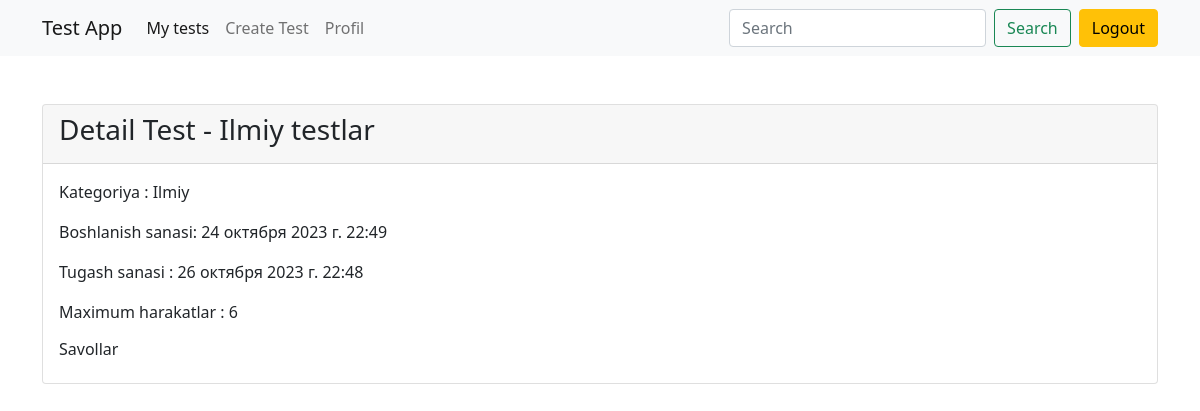
The app's page /detail_test/5839b13a-b457-40d7-b931-bd72b358bb13/ (signed in), older data.
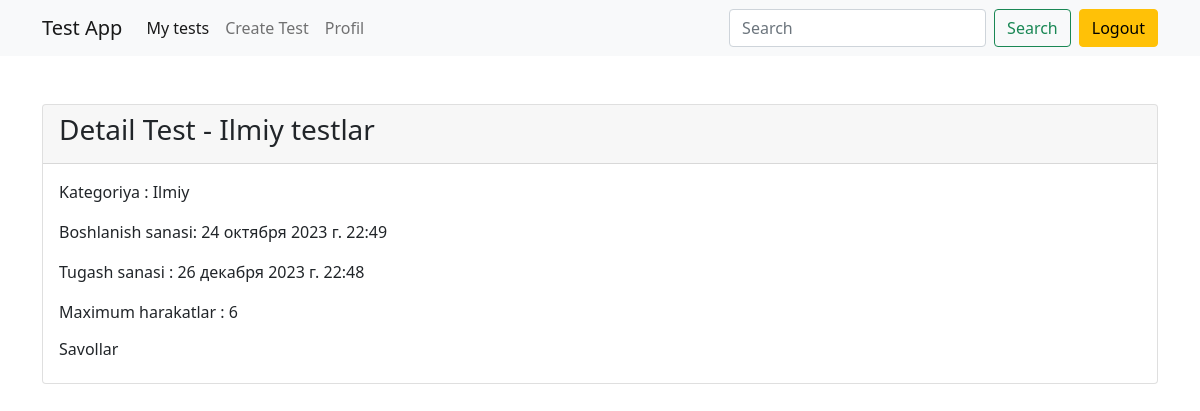
The same page, newer data.
### main/models.py (models this page shows, shortened)
class Test(models.Model):
    id = models.UUIDField(primary_key=True, default=uuid.uuid4, editable=False)
    author = models.ForeignKey(User, on_delete=models.CASCADE, verbose_name="avtor")
    category = models.ForeignKey(Category, on_delete=models.CASCADE, verbose_name="kategoriya")
    title = models.CharField(max_length=250, verbose_name="sarlavha")
    max_attemps = models.PositiveIntegerField(verbose_name="maksimum harakatlar soni")
    pass_percentage = models.PositiveIntegerField(default=60)
    start_date = models.DateTimeField(default=timezone.now, verbose_name="boshlanish sanasi")
    end_date = models.DateTimeField(default=(timezone.now()+timezone.timedelta(days=2)), verbose_name="tugatish sanasi")
    class Meta:
        verbose_name = "Test"
        verbose_name_plural = "Testlar"

class Category(models.Model):
    name = models.CharField(max_length=60, verbose_name="nomi")
    def __str__(self):
        return str(self.name)
    class Meta:
        verbose_name = "Kategoriya"
        verbose_name_plural = "Kategoriyalar"

### main/views.py (the view)
# urls.py: path("detail_test/<uuid:test_id>/", detail_test, name="detail_test"),
@login_required(login_url="login")
def detail_test(request, test_id):
    test = Test.objects.get(id=test_id)
    questions = Question.objects.filter(test=test)
    return render(request, "detail_test.html", {"test":test, "questions":questions})

### templates/detail_test.html (shortened to what this page needs)
{% extends "base.html" %}
{% load crispy_forms_tags %}
{% block content %}
    <div class="card mt-5">
        <div class="card-header">
            <h3>Detail Test - {{test.title}}</h3>
        </div>
        <div class="card-body">
            <p> Kategoriya : {{test.category}} </p>
            <p> Boshlanish sanasi: {{test.start_date}} </p>
            <p> Tugash sanasi : {{test.end_date}} </p>
            <p> Maximum harakatlar : {{test.max_attemps}} </p>
            <ol class="list-group list-group-numbered mt-3">
            <h6>Savollar</h6>
              </ol>
        </div>
    </div>
{% endblock content %}

### templates/base.html (shortened to what this page needs)
<!doctype html>
<html lang="en">
  <head>
    <link href="https://cdn.jsdelivr.net/npm/bootstrap@5.0.2/dist/css/bootstrap.min.css" rel="stylesheet">
  </head>
  <body>
    <nav class="navbar navbar-expand-lg navbar-light bg-light">
        <div class="container">
          <a class="navbar-brand" href="/">Test App</a>
          <div class="collapse navbar-collapse" id="navbarNav">
            <ul class="navbar-nav">
              <li class="nav-item">
                <a class="nav-link active" aria-current="page" href="{% url 'my_tests' %}">My tests</a>
              </li>
              <li class="nav-item">
                <a class="nav-link" href="{% url 'create_test' %}">Create Test</a>
              </li>
              {% if user.is_authenticated %}
                <li class="nav-item">
                  <a class="nav-link" href="{% url 'profile' request.user.username %}">Profil</a>
                </li>
              {% endif %}
            </ul>
          </div>
          <div class="d-flex">
            <form method="get" action="/" class="d-flex">
              <input name="q" class="form-control me-2" type="search" placeholder="Search" aria-label="Search">
              <button class="btn btn-outline-success me-2" type="submit">Search</button>
            </form>
            {% if user.is_authenticated %}
                <a class="btn btn-warning" href="{% url 'logout' %}">Logout</a>
            {% else %}
                <a class="btn btn-primary m-1" href="{% url 'login' %}">Login</a>
                <a class="btn btn-primary m-1" href="{% url 'signup' %}">Signup</a>
            {% endif %}
          </div>
        </div>
      </nav>
    <div class="container">
        {% block content %}
        {% endblock content %}
    </div>
  </body>
</html>

Row changes from the older to the newer data that the page shows:
changed Test "Ilmiy testlar": end_date "26 октября 2023 г. 22:48" → "26 декабря 2023 г. 22:48"
